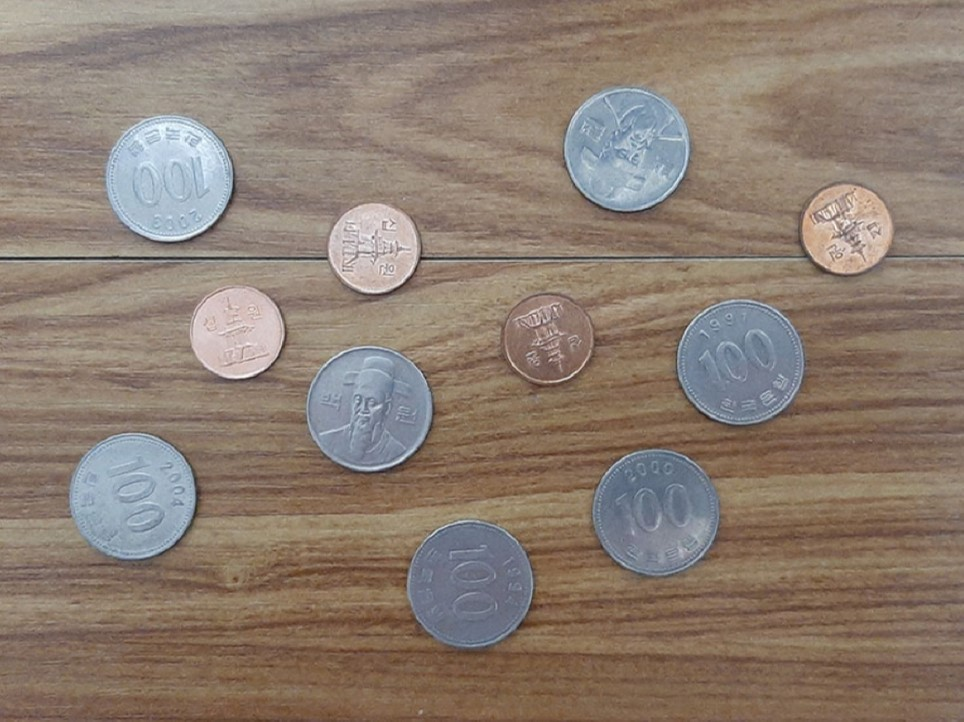
#> input picture 22/ImageProcessing/data/coins1.jpg, 964 x 722 px
$ python middle1.py
#> lines starting #> are read from the running program, lines starting #| are printed output that depends on the picture; after the words box and inside, x2 and y2 are one past the last pixel; in counts of white or black regions, pixels touching at a corner belong together
# 12214063 함동균
import cv2
import numpy as np
from matplotlib import pyplot as plt


def work_coins():
    src = cv2.imread("./data/coins1.jpg")
#> src is the input picture: shape (722, 964, 3); mean B, G, R 112.6, 124.5, 139.7
    src2 = cv2.cvtColor(src, cv2.COLOR_BGR2GRAY)
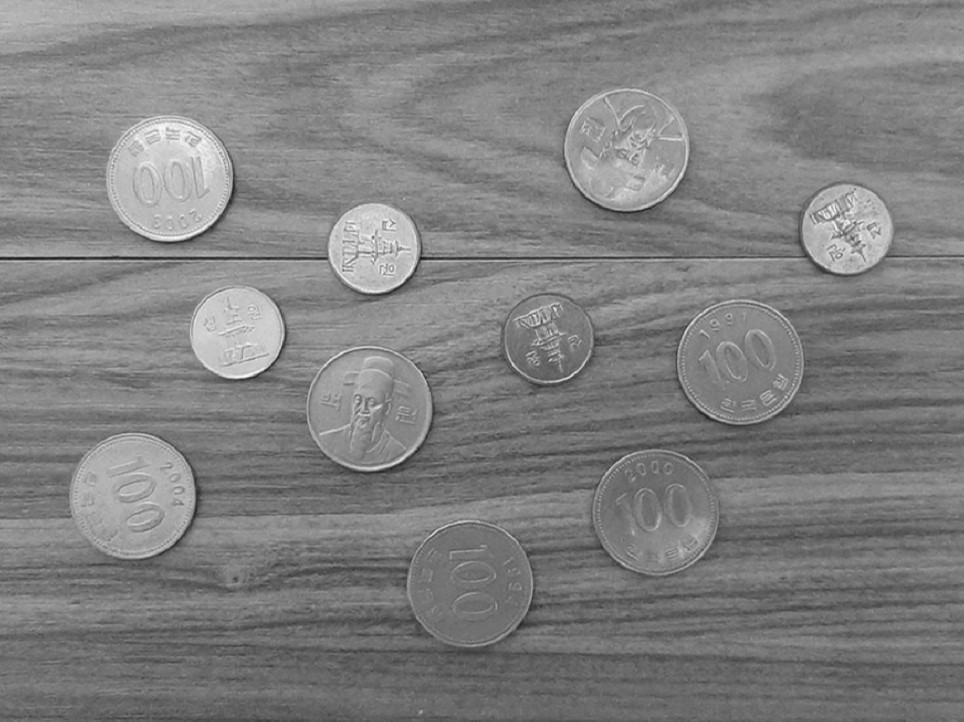
#> src2: shape (722, 964); min 18, max 251, mean 127.7
    gauss_img2 = cv2.GaussianBlur(src2, (7, 7), 0)

    canny_img1 = cv2.Canny(gauss_img2, 50, 200)
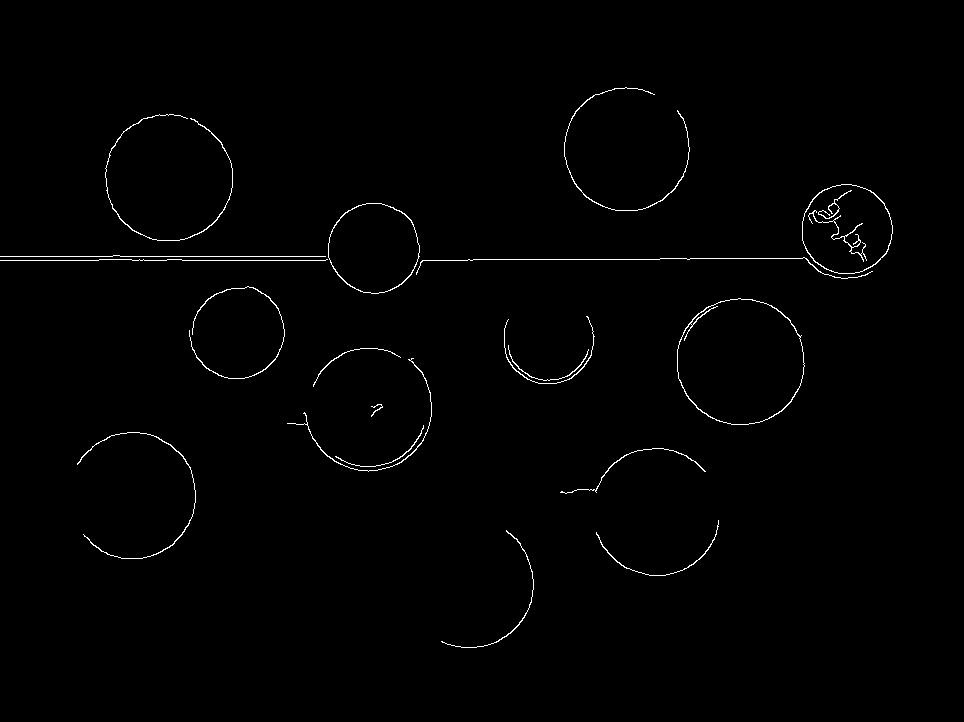
#> canny_img1: shape (722, 964); 0.84% white in thin lines or dots, all inside (x1, y1, x2, y2) = (0, 87, 893, 648)

    circles1 = cv2.HoughCircles(canny_img1, method=cv2.HOUGH_GRADIENT, dp=1, minDist=150, param2=15)
#> circles1 = 22 rows, first 8: [168.5, 177.5, 62], [739.5, 361.5, 63.3], [655.5, 510.5, 63.7], [131.5, 495.5, 64.1], [368.5, 407.5, 61.6], [373.5, 246.5, 44.9], [626.5, 147.5, 61.9], [845.5, 227.5, 44.3]
    lines1 = cv2.HoughLines(canny_img1, rho=1, theta=np.pi / 180.0, threshold=100)
#> lines1 = [[260, 1.57], [256, 1.57], [261, 1.55], [255, 1.59], [270, 1.55], [268, 1.55], [252, 1.59]]

    rho, theta = lines1[0][0]
#> rho = 260; theta = 1.57
    c = np.cos(theta)
#> c = -4.37e-08
    s = np.sin(theta)
#> s = 1
    x0 = c * rho
#> x0 = -1.14e-05
    y0 = s * rho
#> y0 = 260
    x1 = int(x0 + 1000 * (-s))
#> x1 = -1000
    y1 = int(y0 + 1000 * (c))
#> y1 = 259
    x2 = int(x0 - 1000 * (-s))
#> x2 = 999
    y2 = int(y0 - 1000 * (c))
#> y2 = 260
    cv2.line(src, (x1, y1), (x2, y2), (0, 0, 255), 2)
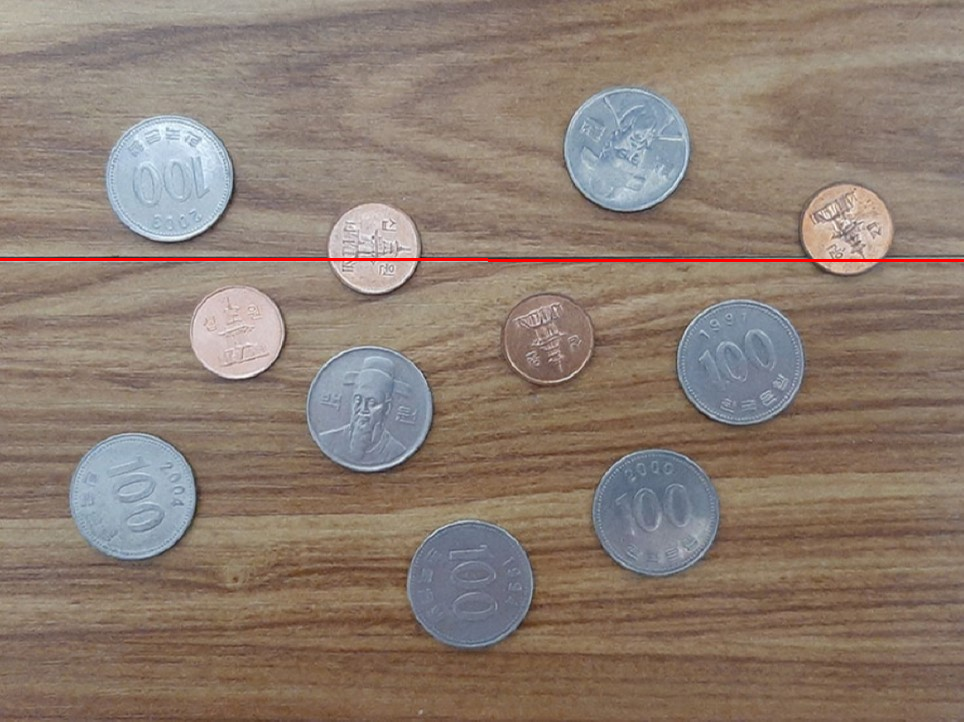
#> src: shape (722, 964, 3); 0.42% of pixels changed, all inside (x1, y1, x2, y2) = (0, 258, 964, 262)

    coin_sum = 0
    for circle in circles1[0, :]:
        cx, cy, r = map(int, circle)
        if r > 80:
            pass
        else:
            cv2.circle(src, (cx, cy), r, (0, 0, 255), 2)
            if cy + r > y1 and cy - r < y1:
                coin_sum += 100 if r > 50 else 10
#> this loop made 22 passes
#> (circle, cx, cy, r, coin_sum) on passes 6, 8: ([373.5, 246.5, 44.9], 373, 246, 44, 10), ([845.5, 227.5, 44.3], 845, 227, 44, 20)
#> (circle, cx, cy, r) on passes 1, 2, 3, 4, 5, 7: ([168.5, 177.5, 62], 168, 177, 62), ([739.5, 361.5, 63.3], 739, 361, 63), ([655.5, 510.5, 63.7], 655, 510, 63), ([131.5, 495.5, 64.1], 131, 495, 64), ([368.5, 407.5, 61.6], 368, 407, 61), ([626.5, 147.5, 61.9], 626, 147, 61)
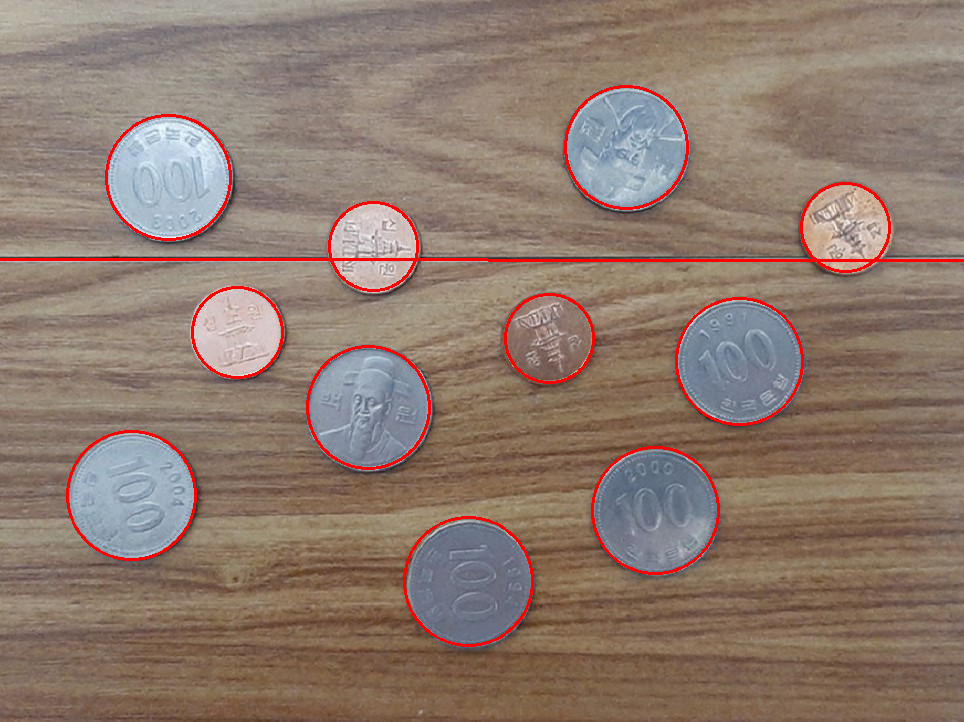
#> src: shape (722, 964, 3); 1.64% of pixels changed, all inside (x1, y1, x2, y2) = (66, 85, 891, 647)
#> after the loop, coin_sum = 20

    cv2.imshow('src1', src)
    print("총액은", coin_sum, "입니다")
#| 총액은 20 입니다

    cv2.waitKey()
    cv2.destroyAllWindows()


work_coins()
